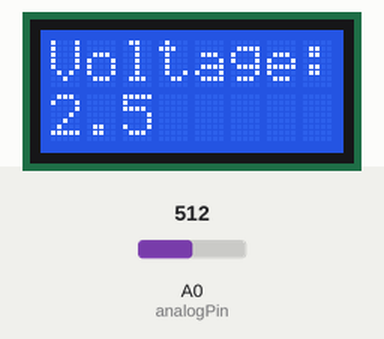
Recording of a sketch running on a simulated Arduino Uno, built with avr-gcc and run on an emulated ATmega328P. Parts: 8×2 character LCD. Inputs (shaded band) come from the test bench; at power-on: A0 (analogPin) = 512.

Above: at 1.2 s.
1.3 s: A0 (analogPin) set to 716
At 2.5 s:
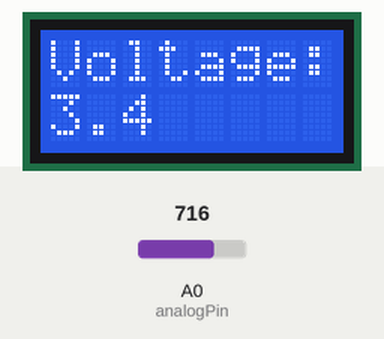
2.8 s: A0 (analogPin) set to 900
At 3.2 s:
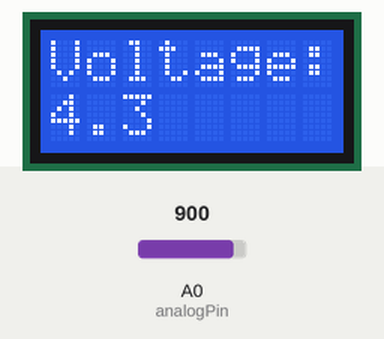
4.3 s: A0 (analogPin) set to 1023
At 4.9 s:
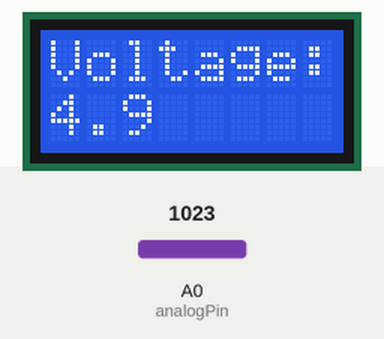
Timing chart, 0 to 7.3 s (numbered marks = the images above; inputs shaded):
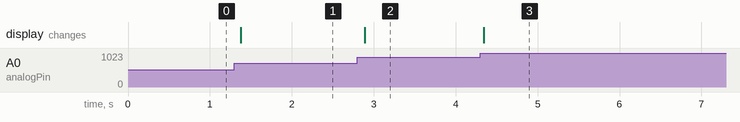

The sketch:

Flexiforce_Sensor_A201_.ino
```cpp
#include <LiquidCrystal.h>
LiquidCrystal lcd (8, 9, 4, 5, 6, 7);
const int analogPin = A0;
const int LED1 = A2;
const int LED2 = A3;
const int LED3 = A4;
const int LED4 = A5;
unsigned char voltage;

void setup()
{
  lcd.begin(8, 2);
  lcd.clear();
  lcd.setCursor(0, 0);
  lcd.print("Voltage:");
  pinMode(analogPin, INPUT);
}

void loop()
{
  voltage = obtain_volt();
  LED_Light(voltage);
  lcd.setCursor(0,1);
  lcd.print(voltage/10,DEC);         // Print the value in decimal
  lcd.print('.');
  lcd.print(voltage%10,DEC);
  delay(100);
}

void LED_Light(unsigned int k)
{
 if(k >= 10 && k < 20)
    {
        digitalWrite(LED1, HIGH);
    }
    else if (k >= 20 && k < 30)
    {
        digitalWrite(LED1, HIGH);
        digitalWrite(LED2, HIGH);
    }
    else if(k >= 30 && k< 40)
    {
        digitalWrite(LED1, HIGH);
        digitalWrite(LED2, HIGH);
        digitalWrite(LED3, HIGH);
    }
    else if(k >= 40 && k < 48)
    {
        digitalWrite(LED1, HIGH);
        digitalWrite(LED2, HIGH);
        digitalWrite(LED3, HIGH);
        digitalWrite(LED4, HIGH);
    }
    else if (k >= 48)
    {
        digitalWrite(LED1, HIGH);
        delay(10);
        digitalWrite(LED1, LOW);

        digitalWrite(LED2, HIGH);
        delay(10);
        digitalWrite(LED2, LOW);

        digitalWrite(LED3, HIGH);
        delay(10);
        digitalWrite(LED3, LOW);

        digitalWrite(LED4, HIGH);
        delay(10);
        digitalWrite(LED4, LOW);
    }
    else
    {
      digitalWrite(LED1, LOW);
      digitalWrite(LED2, LOW);
      digitalWrite(LED3, LOW);
      digitalWrite(LED4, LOW);
    }
}

int obtain_volt()
{
  float adc = 0;
  float total = 0;
  int average = 0;
  for (int i = 0; i<100; i++);
  {
    adc = analogRead(analogPin);    // Read the value from analog pin for 1000 time
    total += adc * (5.0/1024)*1000;
  }
  average = int(total/100);         // Get the average value
  return average;
}
```

Measured:
- after the input at 1.3 s, the display: changes after 0.08 s (image 1)
- after the input at 2.8 s, the display: changes after 0.09 s (image 2)
- after the input at 4.3 s, the display: changes at once (image 3)
